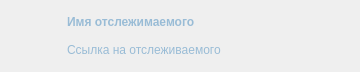
<?xml version="1.0" encoding="UTF-8"?>
<ui version="4.0">
 <class>Followed</class>
 <widget class="QWidget" name="Followed">
  <property name="geometry">
   <rect>
    <x>0</x>
    <y>0</y>
    <width>360</width>
    <height>72</height>
   </rect>
  </property>
  <property name="minimumSize">
   <size>
    <width>360</width>
    <height>72</height>
   </size>
  </property>
  <property name="maximumSize">
   <size>
    <width>360</width>
    <height>72</height>
   </size>
  </property>
  <property name="windowTitle">
   <string>Followed</string>
  </property>
  <property name="styleSheet">
   <string notr="true"/>
  </property>
  <layout class="QGridLayout" name="gridLayout">
   <item row="0" column="0" rowspan="2">
    <widget class="QLabel" name="photo">
     <property name="minimumSize">
      <size>
       <width>50</width>
       <height>50</height>
      </size>
     </property>
     <property name="maximumSize">
      <size>
       <width>50</width>
       <height>50</height>
      </size>
     </property>
     <property name="text">
      <string/>
     </property>
    </widget>
   </item>
   <item row="0" column="1">
    <widget class="QLabel" name="name">
     <property name="minimumSize">
      <size>
       <width>270</width>
       <height>0</height>
      </size>
     </property>
     <property name="font">
      <font>
       <family>Arial</family>
       <weight>75</weight>
       <bold>true</bold>
      </font>
     </property>
     <property name="styleSheet">
      <string notr="true">color:rgb(153, 188, 214)</string>
     </property>
     <property name="text">
      <string>Имя отслежимаемого</string>
     </property>
    </widget>
   </item>
   <item row="1" column="1">
    <widget class="QLabel" name="link">
     <property name="minimumSize">
      <size>
       <width>270</width>
       <height>0</height>
      </size>
     </property>
     <property name="font">
      <font>
       <family>Arial</family>
      </font>
     </property>
     <property name="styleSheet">
      <string notr="true">color:rgb(153, 188, 214)</string>
     </property>
     <property name="text">
      <string>Ссылка на отслеживаемого</string>
     </property>
    </widget>
   </item>
  </layout>
 </widget>
 <layoutdefault spacing="6" margin="11"/>
 <resources/>
 <connections/>
</ui>
